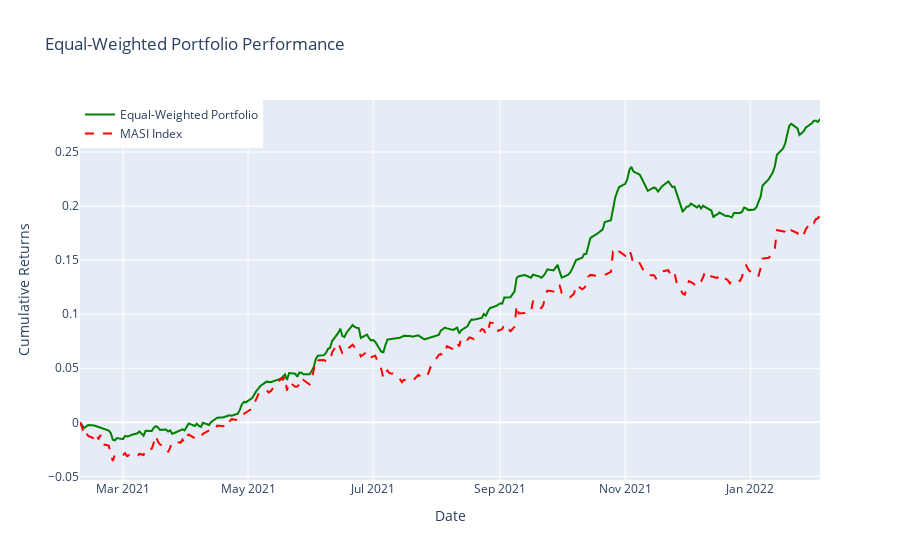

Notebook source saved alongside this figure:
### Code cell
# Create traces
portfolio_trace = go.Scatter(x=portfolio_returns_equal_weighted.index, y=portfolio_returns_equal_weighted, mode='lines', name='Equal-Weighted Portfolio', line=dict(color='green'))
masi_trace = go.Scatter(x=benchmark_cumulative_returns.index, y=benchmark_cumulative_returns, mode='lines', name='MASI Index', line=dict(color='red', dash='dash'))

# Layout
layout = go.Layout(
    title='Equal-Weighted Portfolio Performance',
    xaxis=dict(title='Date'),
    yaxis=dict(title='Cumulative Returns'),
    legend=dict(x=0, y=1, traceorder='normal', font=dict(size=12))
)

# Create figure
fig = go.Figure(data=[portfolio_trace, masi_trace], layout=layout)

# Show plot
fig.show()

### Figure 1 — Plotly figure (JSON) as saved in the notebook; plotly's stock layout.template omitted (floating-point values rounded to 4 significant figures; data arrays with more than 128 entries replaced by an {"elided": "..."} marker saying what was removed)
{"data": [{"line": {"color": "green"}, "mode": "lines", "name": "Equal-Weighted Portfolio", "type": "scatter", "x": {"elided": "249 str values"}, "y": {"elided": "249 float values"}}, {"line": {"color": "red", "dash": "dash"}, "mode": "lines", "name": "MASI Index", "type": "scatter", "x": {"elided": "249 str values"}, "y": {"elided": "249 float values"}}], "layout": {"legend": {"font": {"size": 12}, "traceorder": "normal", "x": 0, "y": 1}, "title": {"text": "Equal-Weighted Portfolio Performance"}, "xaxis": {"title": {"text": "Date"}}, "yaxis": {"title": {"text": "Cumulative Returns"}}}}
